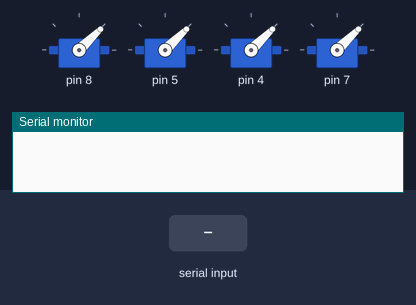
Simulated run of this sketch. Board: Arduino Uno, built with avr-gcc and run on an emulated ATmega328P. On the bench: 4 × servo, the last lines printed to the serial monitor. The inputs (shaded band) are chosen by the test bench.

Above: at 1.2 s.
1.3 s: "90,45\n" received over Serial
At 3.0 s:
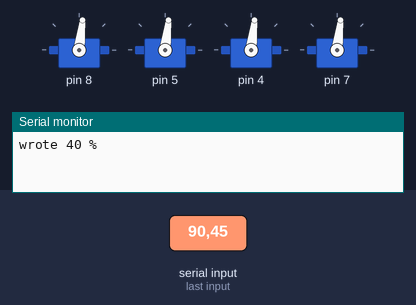
3.8 s: "30,150\n" received over Serial
At 6.0 s:
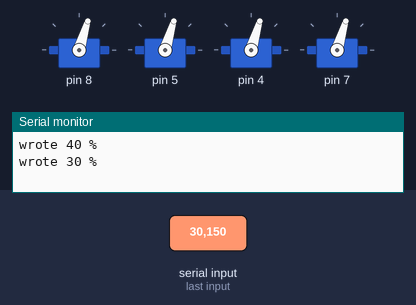
6.3 s: "90\n" received over Serial
At 8.0 s:
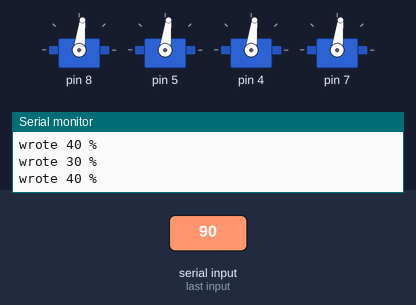
Timing chart, 0 to 9.5 s (numbered marks = the images above; inputs shaded):
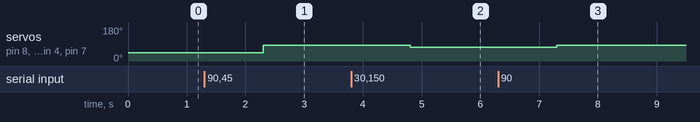

The sketch:

Servo.ino
```cpp
#include <Servo.h>

Servo servos[4];

void setup() {
  Serial.begin(115200);
  servos[0].attach(8); // FL / ESC4
  servos[1].attach(5); // FR / ESC2
  servos[2].attach(4); // RL / ESC3
  servos[3].attach(7); // RR / ESC1
  for(int i = 0; i < 4; i++)
    servos[i].writeMicroseconds(1000);
}

void loop() {
  if(Serial.available()) {
    String str = Serial.readString();
    str.trim();

    long percent = str.toInt();
    if (percent > 40)
      percent = 40;
    if (percent < 0)
      percent = 0;

    for(int i = 0; i < 4; i++)
      servos[i].writeMicroseconds(1000 + 10 * percent);

    Serial.print("wrote ");
    Serial.print(percent);
    Serial.println(" %");
  }
}
```

Measured:
- after the input at 1.3 s, servo on pin 8, servo on pin 5, servo on pin 4, servo on pin 7: 44° → 83° after 1.0 s
- after the input at 3.8 s, servo on pin 8, servo on pin 5, servo on pin 4, servo on pin 7: 83° → 73° after 1.0 s
- after the input at 6.3 s, servo on pin 8, servo on pin 5, servo on pin 4, servo on pin 7: 73° → 83° after 1.0 s
